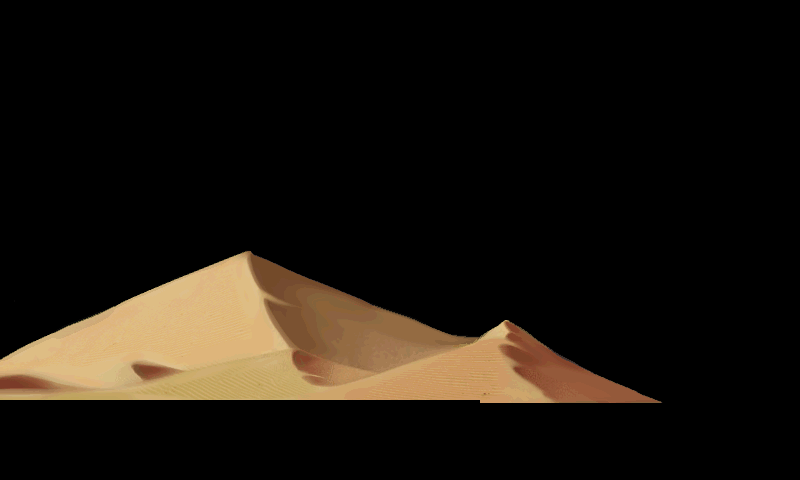

This game map was drawn from its Tiled (.tmx) file and the tilesets committed beside it. A one-line description and the trimmed map source follow:
An orthogonal 20x12 tile map with 40x40 px tiles, 2 tile layers (land1, land2).

<map version="1.0" orientation="orthogonal" width="20" height="12" tilewidth="40" tileheight="40">
 <tileset firstgid="1" name="d-jinjing" tilewidth="40" tileheight="40">
  <image source="d-jinjing.png" width="1145" height="916" />
 </tileset>
 <layer name="land1" width="20" height="12">
  <data>[240 cells, 62 non-empty, 62 distinct tile ids]</data>
 </layer>
 <layer name="land2" width="20" height="12">
  <data>[240 cells, 4 non-empty, 4 distinct tile ids]</data>
 </layer>
</map>
